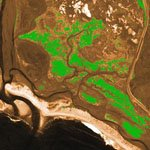
#> input picture BSCOMPUTER ENGINEERING/4th YEAR OF COMPUTER ENGINEERING/7th SEMESTER/DIGITAL IMAGE PROCESSING/FINALTERMPREPARATIONPROGRAMS/ideal low passandhighpassfilter.jpg, 150 x 150 px
$ python 'ideal low passandhighpassfilter.py'
#> lines starting #> are read from the running program, lines starting #| are printed output that depends on the picture; after the words box and inside, x2 and y2 are one past the last pixel; in counts of white or black regions, pixels touching at a corner belong together
import numpy as np
import matplotlib.pyplot as plt
from PIL import Image
from scipy.fft import fft2, fftshift, ifft2

# Load and convert the image to grayscale
image = Image.open("ideal low passandhighpassfilter.jpg").convert("L")
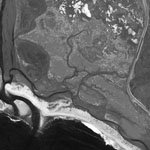
#> image: PIL image 150x150 L; min 7, max 254, mean 100.6
image_array = np.array(image)

# Function to create an ideal low-pass filter
def ideal_low_pass_filter(shape, radius):
#> called with shape = (150, 150), radius = 50
    rows, cols = shape
    center_row, center_col = rows // 2, cols // 2
    mask = np.zeros((rows, cols), dtype=float)
    for i in range(rows):
        for j in range(cols):
            distance = np.sqrt((i - center_row) ** 2 + (j - center_col) ** 2)
            if distance <= radius:
                mask[i, j] = 1
    return mask

# Function to create an ideal high-pass filter
def ideal_high_pass_filter(shape, radius):
    return 1 - ideal_low_pass_filter(shape, radius)

# Apply filter in frequency domain
def apply_filter(image, filter_type, radius):
    # Compute DFT of the image
    dft = fft2(image)
    dft_shifted = fftshift(dft)

    # Create the filter
    if filter_type == "low":
        filter_mask = ideal_low_pass_filter(image.shape, radius)
    elif filter_type == "high":
        filter_mask = ideal_high_pass_filter(image.shape, radius)
    else:
        raise ValueError("filter_type must be 'low' or 'high'")

    # Apply the filter
    filtered_dft = dft_shifted * filter_mask

    # Inverse DFT to reconstruct the image
    filtered_dft_shifted = np.fft.ifftshift(filtered_dft)
    filtered_image = np.abs(ifft2(filtered_dft_shifted))
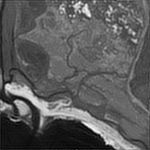
#> filtered_image: shape (150, 150) float64; min 0.125, max 280.1, mean 100.6; drawn with min black and max white

    return filtered_image, filter_mask

# Parameters for filtering
filter_radius = 50  # Radius for the filter

# Apply low-pass filter
low_pass_image, low_pass_mask = apply_filter(image_array, "low", filter_radius)
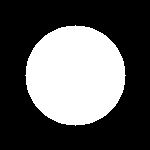
#> low_pass_mask: shape (150, 150) float64; values 0 (black) and 1 (white), 34.9% white; 1 white region, box (x1, y1, x2, y2) and area: (25, 25, 126, 126) 7845

# Apply high-pass filter
high_pass_image, high_pass_mask = apply_filter(image_array, "high", filter_radius)
#> call 2 of apply_filter, with filter_type = 'high', radius = 50
#> in apply_filter (call 2), `filtered_image = np.abs(ifft2(filtered_dft_shifted))`:
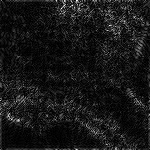
#> filtered_image: shape (150, 150) float64; min 0.000101, max 58.91, mean 5.4; drawn with min black and max white

# Plot results
plt.figure(figsize=(12, 8))

# Original image
plt.subplot(2, 3, 1)
plt.title("Original Image")
plt.imshow(image_array, cmap="gray")
plt.axis("off")

# Low-pass filter mask
plt.subplot(2, 3, 2)
plt.title("Low-Pass Filter Mask")
plt.imshow(low_pass_mask, cmap="gray")
plt.axis("off")

# Low-pass filtered image
plt.subplot(2, 3, 3)
plt.title("Low-Pass Filtered Image")
plt.imshow(low_pass_image, cmap="gray")
plt.axis("off")

# High-pass filter mask
plt.subplot(2, 3, 4)
plt.title("High-Pass Filter Mask")
plt.imshow(high_pass_mask, cmap="gray")
plt.axis("off")

# High-pass filtered image
plt.subplot(2, 3, 5)
plt.title("High-Pass Filtered Image")
plt.imshow(high_pass_image, cmap="gray")
plt.axis("off")

plt.tight_layout()
plt.show()
